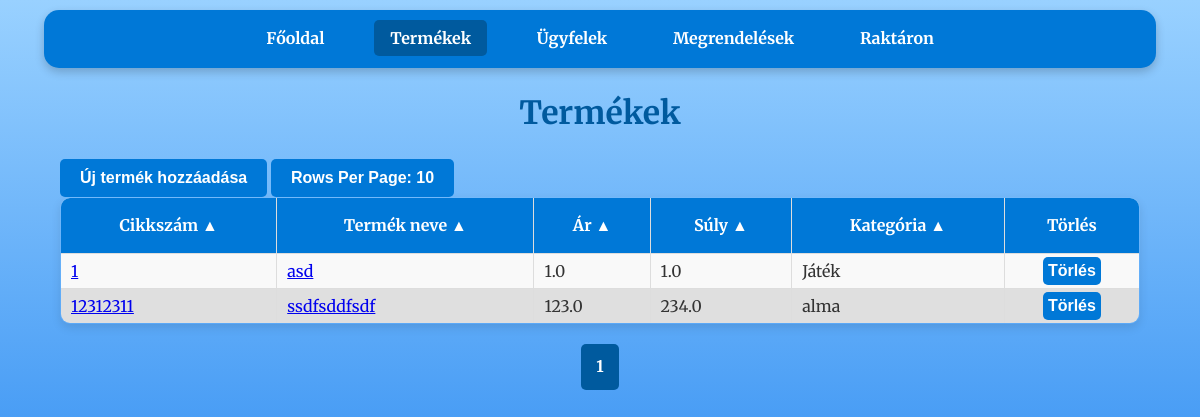
/products, run on an earlier commit of the app's database.
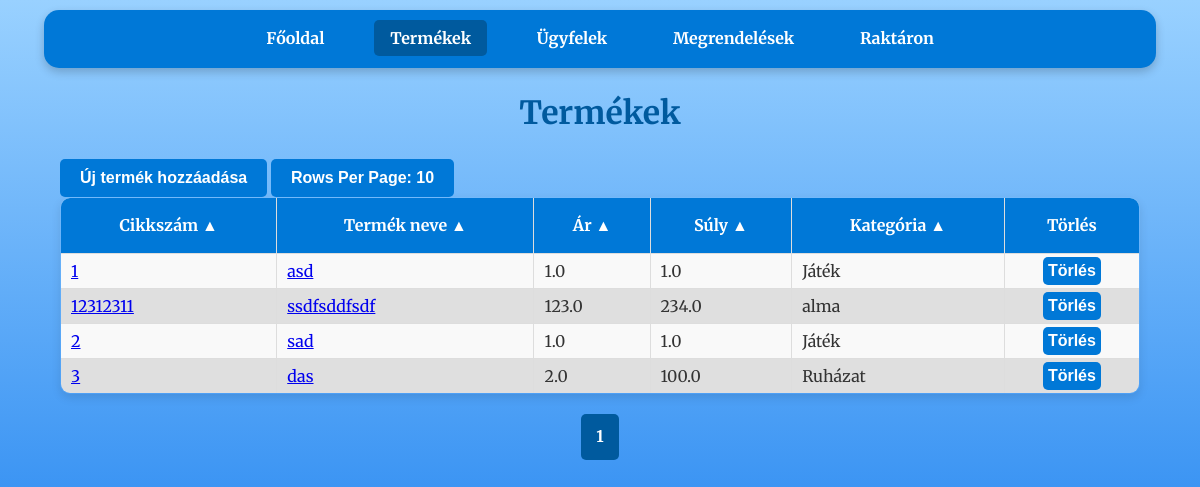
And on a later commit of the database.
### tables this page shows
CREATE TABLE products (
                    id INTEGER PRIMARY KEY,
                    cikkszam TEXT UNIQUE,
                    egyseg_vonalkod INTEGER UNIQUE,
                    gyujto_vonalkod INTEGER UNIQUE,
                    nev TEXT,
                    ar REAL,
                    suly REAL,
                    kategoria TEXT);

### raktar_program-master/app.py (the view)
@app.route('/products')
def products():
    per_page = int(request.args.get('per_page', 10))  # Egy oldalon megjelenő elemek száma
    page = int(request.args.get('page', 1))  # Az aktuális oldal lekérése (alapértelmezett: 1)
    offset = (page - 1) * per_page  # Az eltolás számítása
    order_by = str(request.args.get('order_by', 'cikkszam'))
    desc = request.args.get('desc', 'false').lower() in ('true', '1')
    valid_columns = {'cikkszam', 'nev', 'ar', 'suly', 'kategoria'}
    if order_by not in valid_columns:
        raise ValueError("Invalid column name for ordering.") #Elkerüljük az SQL injection-t
    if desc:
        descending = 'DESC'
    if not desc:
        descending = ''
    conn = get_db_connection()
    products = conn.execute(
        f'SELECT * FROM products ORDER BY {order_by} {descending} LIMIT ? OFFSET ?', (per_page, offset)
    ).fetchall()
    total_products = conn.execute('SELECT COUNT(*) FROM products').fetchone()[0]
    conn.close()
    total_pages = (total_products + per_page - 1) // per_page  # Összes oldal száma
    start_page = max(1, page - 2)  # Az aktuális oldalhoz képest 2-vel hátrébb
    end_page = min(total_pages, page + 2)  # Az aktuális oldalhoz képest 2-vel előrébb
    query_params = {
        'page': page,
        'per_page': per_page,
        'order_by': order_by,
        'desc': desc
    }
    columns = [
        {"name": "cikkszam", "label": "Cikkszám"},
        {"name": "nev", "label": "Termék neve"},
        {"name": "ar", "label": "Ár"},
        {"name": "suly", "label": "Súly"},
        {"name": "kategoria", "label": "Kategória"}
    ]
    return render_template(
        'products.html',
        products=products,
        page=page,
        order_by=order_by,
        desc=desc,
        total_pages=total_pages,
        start_page=start_page,
        end_page=end_page,
        query_params=query_params,
        columns=columns
    )

### raktar_program-master/app.py (called while the page is built)
def get_db_connection():
    conn = sqlite3.connect('database.db')
    conn.row_factory = sqlite3.Row
    return conn

### raktar_program-master/templates/products.html (shortened to what this page needs)
<!DOCTYPE html>
<html lang="hu">
<head>
    <link rel="stylesheet" href="{{ url_for('static', filename='css/style.css') }}">
</head>
<body>
    <nav>
        <a href="{{ url_for('index') }}">Főoldal</a>
        <a class="disabled">Termékek</a>
        <a href="{{ url_for('customers') }}">Ügyfelek</a>
        <a href="{{ url_for('orders') }}">Megrendelések</a>
        <a href="{{ url_for('stock') }}">Raktáron</a>
    </nav>
    <h1>Termékek</h1>
    <div class="container">
        <a href="{{ url_for('add_product') }}" class="button-wrapper">
            <button>Új termék hozzáadása</button>
        </a>
        <div class="dropdown">
            <button class="dropbtn">Rows Per Page: {{ query_params['per_page'] }}</button>
        </div>
        <table>
            <thead>
                <tr>
                    {% for column in columns %}
                    <th>
                        <a href="{{ url_for('products', **dict(query_params, order_by=column.name, desc=0 if query_params['order_by'] == column.name and query_params['desc'] else 1)) }}">
                            {{ column.label }} {{ '▼' if query_params['order_by'] == column.name and query_params['desc'] else '▲' }}
                        </a>
                    </th>
                    {% endfor %}
                    <th>Törlés</th>
                </tr>
            </thead>
            <tbody>
                {% for product in products %}
                <tr>
                    <td>
                        <a href="{{ url_for('product_details', cikkszam=product.cikkszam) }}">
                            {{ product.cikkszam }}
                        </a>
                    </td>
                    <td>
                        <a href="{{ url_for('product_details', cikkszam=product.cikkszam) }}">
                            {{ product.nev }}
                        </a>
                    </td>
                    <td>{{ product.ar }}</td>
                    <td>{{ product.suly }}</td>
                    <td>{{ product.kategoria }}</td>
                    <td>
                        <form action="{{ url_for('delete_product', product_id=product.id) }}" method="post" >
                            <button type="submit">Törlés</button>
                        </form>
                    </td>
                </tr>
                {% endfor %}
            </tbody>
        </table>
    </div>
    <div class="pagination">
        {% for p in range(start_page, end_page + 1) %}
        <a href="{{ url_for('products', **dict(query_params, page=p)) }}" class="{% if p == page %}active{% endif %}">{{ p }}</a>
        {% endfor %}
    </div>
</body>
</html>

What changed in the data, as far as the page shows it:
added products: cikkszam "2", nev "sad", ar "1.0", suly "1.0", kategoria "Játék"
added products: cikkszam "3", nev "das", ar "2.0", suly "100.0", kategoria "Ruházat"
